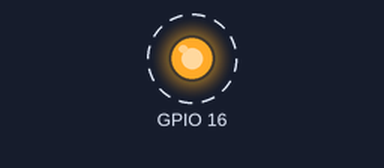
A program run on a simulated Raspberry Pi (BCM pin numbers). On the bench: output pins drawn as LEDs (lit = HIGH). Dashed ring = blinking. What the program prints to the terminal is not drawn. At 20.0 s the program stops and its outputs stay as they are.

Above: at 0.5 s.
Timing chart, 0 to 4.6 s (numbered marks = the images above):
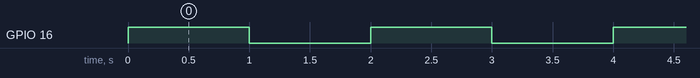

The program:

1_LED_10count.py
```python
import RPi.GPIO as GPIO #외부포트를 설정
import time # 시간함수(지연시간을 설정할 때 사용하는 함수)

GPIO .setmode(GPIO.BCM)# BCM타입을 사용한다고 지정
GPIO .setup(16, GPIO.OUT)# OUTPUT MODE


try:
      count = 1
      while count <= 10:
            GPIO.output(16, True) # LED turn on
            time.sleep(1) #delay 1 second

            GPIO.output(16, False)# LED turn on
            time.sleep(1)# delay 1 second
            count +=1
            print(count - 1)
except KeyboardInterrupt:
      GPIO.cleanup()#GPIO port close
```

Measured:
- by itself, GPIO 16: alternates HIGH for 1.0 s and LOW for 1.0 s, 20 changes in all, then stays LOW
